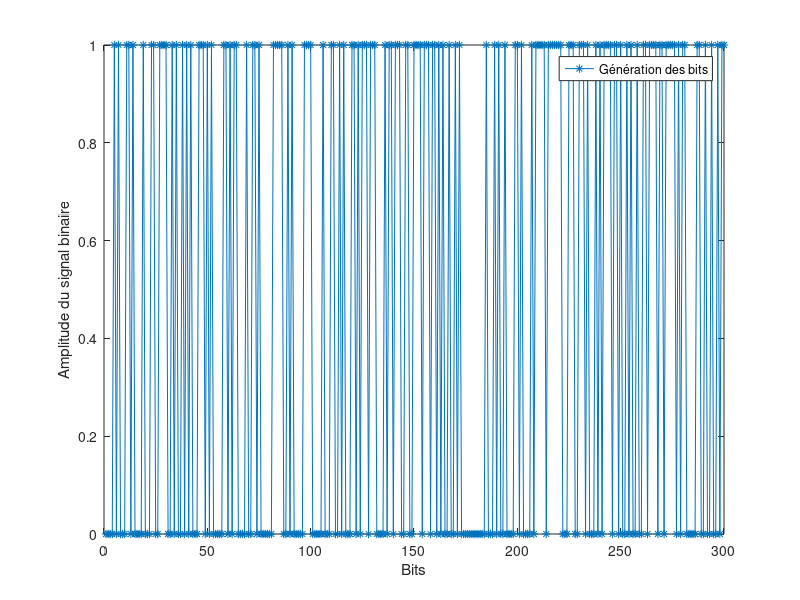
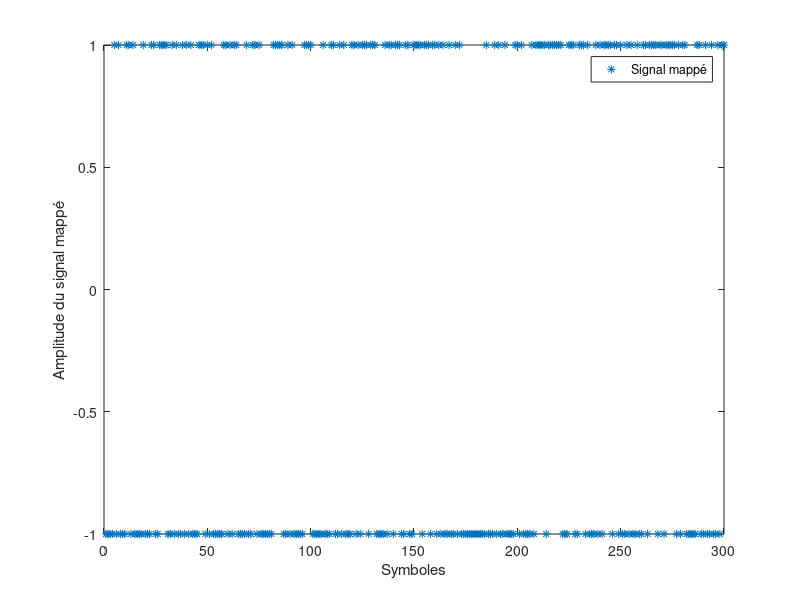
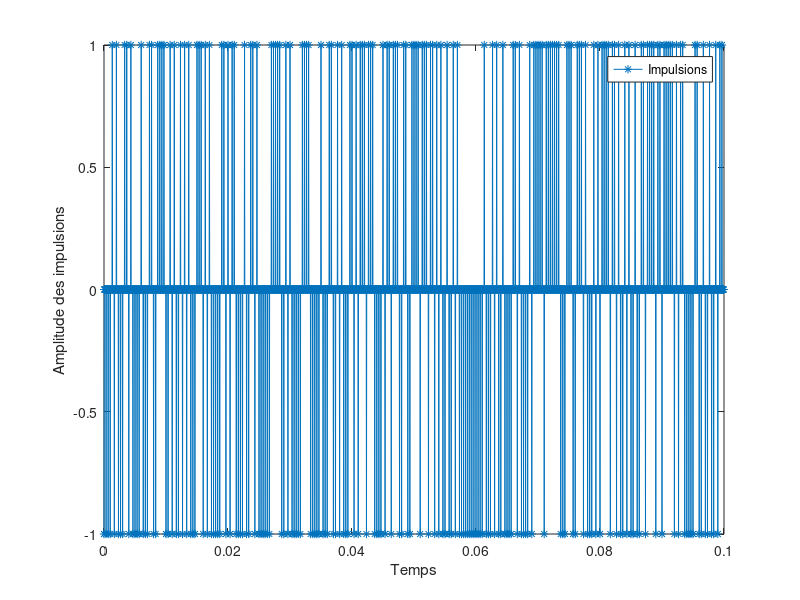
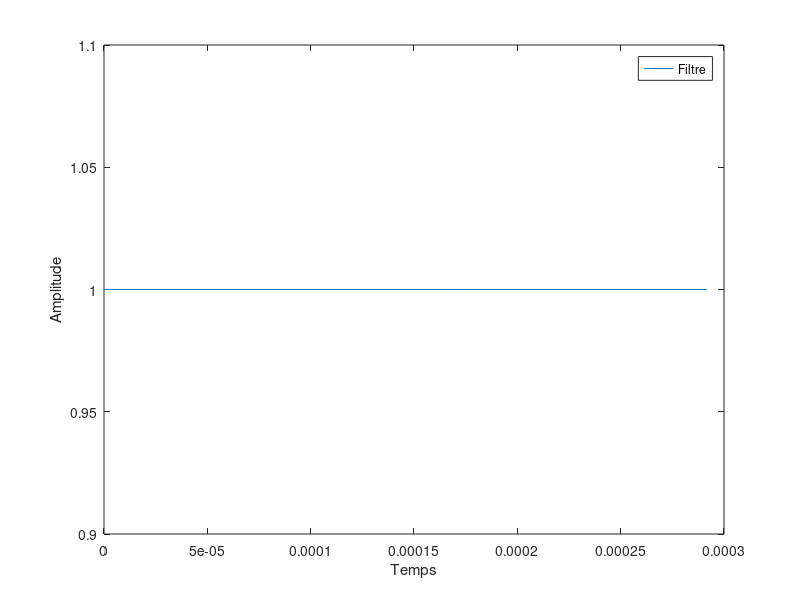

The MATLAB script that drew these images, in order:
clear all;
close all;
%Paramètres fixés par l'énoncé
Fe = 24000;
Rb = 3000;
Tb = 1 / Rb;
Te = 1 / Fe;

%Paramètres modifiables
N = 300;
Ns = Fe / Rb;
Ns1 = Ns;
Nfft = 1024;
Ts = Ns * Te;

%Génération de BITS
signal_bin = round(rand(N,1));
plot(signal_bin,'*-');
xlabel("Bits");
ylabel("Amplitude du signal binaire");
legend('Génération des bits');
figure()

%Mapping
signal_map = (signal_bin-1/2) * 2;
plot(signal_map, '*');
xlabel("Symboles");
ylabel("Amplitude du signal mappé");
legend('Signal mappé');
figure()

%Génération des impulsions
T = [0 : Te : 8 * N * Te - Te];
pic = zeros(1,Ns);
pic(1) = 1;
s_imp = kron(signal_map, pic');
plot(T, s_imp, '*-');
xlabel("Temps");
ylabel("Amplitude des impulsions");
legend('Impulsions');
figure()

% Définition du filtre
T1 = [0 : Te : (Ns1-1) * Te];
h1 = zeros(1,Ns1);
h1(1,1:Ns) = 1;

%Tracé du filtre
plot(T1,h1);
xlabel("Temps");
ylabel("Amplitude");
legend('Filtre')
figure()

%Filtrage
s1 = filter(h1,1,s_imp);
plot(T, s1);
xlabel("Temps");
ylabel("Amplitude");
legend('résultat du filtrage')
figure();

%Calcul de la DSP
N1=1024;
delta_f=Fe/N1;
F = [0 : delta_f : Fe-delta_f];
TfX = abs(fft(s1,Nfft));
P1 = 1 / Nfft * TfX .* TfX; %Périodogramme

%Tracé des DSP
semilogy(F,P1,'g')
xlabel("Fréquence");
ylabel("Amplitude");
legend('DSP1');
figure();

%Réponse impulsionnelle globale g
g = conv(h1,h1);
g = Ts * g / max(g);
plot(g);
xlabel("Temps");
ylabel("Amplitude");
legend('Réponse impulsionnelle globale');
figure();

%Tracé de g convolué avec les impulsions
s_glob = filter(h1,1,s1);
s_glob = s_glob / max(s_glob);
plot(s_glob,'*');
xlabel("Symboles");
ylabel("Amplitude");
legend('tracé de g convolué avec les impulsions')
figure();

%Diagramme de l'oeil
plot(reshape(s_glob,Ns,length(s_glob)/Ns));
legend('Diagramme de l oeil');
figure();




%Paramètres modifiables pour le démapping (optimisation après diagramme de l'oeil)
n0 = Ns;
m = 5;

%échantillonnage pour le démapping
s_sortie_ech = s_glob(n0 : Ns1 : end);
plot(s_sortie_ech,'*');
xlabel("Symboles échantillonnés");
ylabel("Amplitude");
legend('échantillonnage pour le démapping')
figure();

%Taux d'erreur binaire
signal_diff = abs(signal_map - s_sortie_ech) / 2;
taux_erreur_bin = sum(signal_diff) / N;




%Etude avec canal de propagation
Fc = 8000;
ordre = 31;
hc = (2 * Fc/Fe) * sinc(2 * (Fc/Fe) * [-(ordre - 1)/2 : (ordre - 1)/2]);
T = [-(ordre-1)/2 * Te : Te : (ordre-1)/2 * Te];
plot(T,hc);
xlabel("Temps");
ylabel("Amplitude");
legend('Filtre passe-bas');
figure();

%Filtrage passe_bas
s_sortie_pb = filter(hc,1,s_glob);
plot(s_sortie_pb);
xlabel("Echantillons");
ylabel("Amplitude");
legend('Réponse impulsionnelle à la sortie du filtre de réception');
figure();

%Diagramme de l'oeil
plot(reshape(s_sortie_pb,Ns,length(s_sortie_pb)/Ns));
legend('Diagramme de l oeil');
figure();

%Tracé de différentes réponses en fréquences de filtres
nfft = 1024;
F1 = [-Fe/2:Fe/nfft:Fe/2-1];
F2 = [-Fe/2:Fe/nfft:Fe/2-1];
H_g = fftshift(abs(fft(g,nfft)));
H_c = fftshift(abs(fft(hc,nfft)));
semilogy(F1, H_g,'g',F2, H_c,'r');
xlabel("Fréquence");
ylabel("Amplitude");
legend('|G(f)| : réponse en freq de g','|Hc(f)| : réponse en freq de hc');
figure();

%%Détermiation du TEB

%échantillonnage pour le démapping
s_sortie_ech = s_sortie_pb(n0 : Ns1 : end);
plot(s_sortie_ech,'*');
xlabel("Symboles échantillonnés");
ylabel("Amplitude");
figure();

%Taux d'erreur binaire
signal_diff = abs(signal_map - s_sortie_ech) / 2;
TEB = sum(signal_diff) / N;

